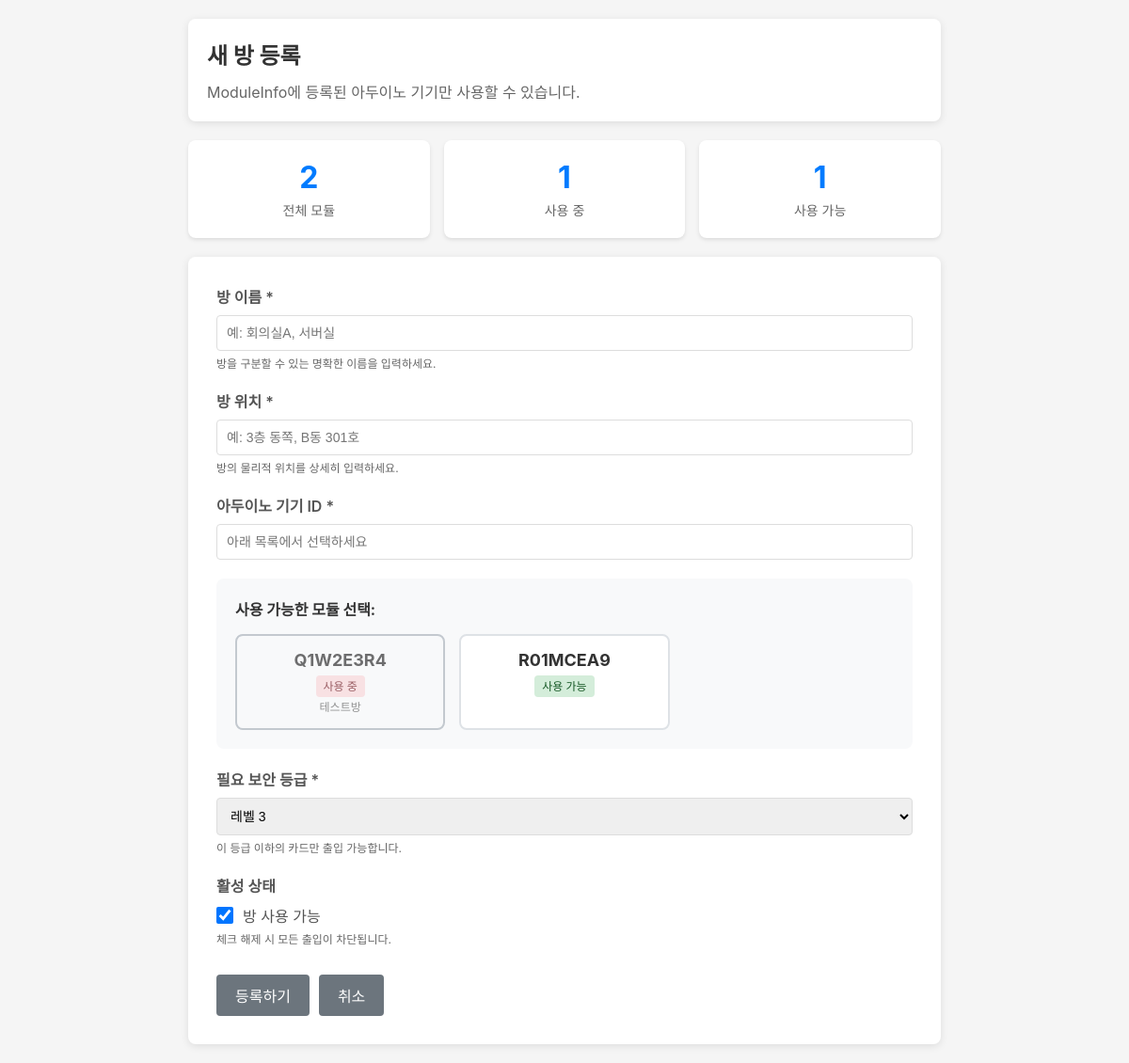
Page /RFID/room_add/ (signed in) on the committed database.
### RFID/models.py (models this page shows, shortened)
class Room(models.Model):
    name = models.CharField(
        max_length=100,
        verbose_name="방 이름",
        help_text="예: 회의실A, 서버실, 사무실"
    )
    location = models.CharField(
        max_length=150,
        verbose_name="방 위치",
        help_text="예: 3층 동쪽, GPS좌표, 상세 주소"
    )
    required_level = models.IntegerField(
        verbose_name="필요 보안 등급",
        validators=[MinValueValidator(0), MaxValueValidator(5)],
        help_text="0=최고 권한, 5=최저 권한"
    )
    device_id = models.CharField(
        max_length=20,
        unique=True,
        verbose_name="아두이노 기기 ID",
        help_text="각 아두이노 기기의 고유 식별자"
    )
    is_enabled = models.BooleanField(
        default=True,
        verbose_name="방 사용 가능 여부",
        help_text="False시 모든 출입 차단"
    )
    door_status = models.BooleanField(
        default=False,
        verbose_name="현재 문 상태",
        help_text="True=열림, False=닫힘"
    )
    last_door_change = models.DateTimeField(
        null=True,
        blank=True,
        verbose_name="마지막 문 상태 변경 시간"
    )
    created_at = models.DateTimeField(
        auto_now_add=True,
        verbose_name="등록일시"
    )
    class Meta:
        db_table = 'room_info'
        verbose_name = "방 정보"
        verbose_name_plural = "ROOM : 방 정보 목록"
        indexes = [
            models.Index(fields=['device_id']),
            models.Index(fields=['required_level']),
        ]

class ModuleInfo(models.Model):
    device_id = models.CharField(
        max_length = 10,
        verbose_name="모듈 고유 코드",
        help_text = "아두이노 내부 Preferences->ap_name"
    )
    class Meta:
        db_table = 'module_info'
        verbose_name = "아두이노 정보 저장"
        verbose_name_plural = "ModuleInfo : 아두이노 디바이스 정보"

### RFID/views_room.py (the view, shortened to what this page needs)
# urls.py: path('room_add/', views_room.room_add, name='room_add'),
@login_required
def room_add(request):
    if not request.user.is_superuser:
        messages.error(request, "접근 권한이 없습니다.")
        return redirect('room_list')
    all_modules = ModuleInfo.objects.all()
    used_device_ids = Room.objects.values_list('device_id', flat=True)
    modules_with_status = []
    for module in all_modules:
        room = Room.objects.filter(device_id=module.device_id).first()
        modules_with_status.append({
            'device_id': module.device_id,
            'is_used': module.device_id in used_device_ids,
            'room': room
        })
    available_count = len([m for m in modules_with_status if not m['is_used']])
    context = {
        'modules_with_status': modules_with_status,
        'total_modules': len(modules_with_status),
        'used_modules': len(modules_with_status) - available_count,
        'available_count': available_count,
    }
    return render(request, 'room_add.html', context)

### RFID/templates/room_add.html (shortened to what this page needs)
<!DOCTYPE html>
<html lang="ko">
<head>
</head>
<body>
    <div class="container">
        <div class="header">
            <h1>새 방 등록</h1>
            <p style="color: #666; margin-top: 5px;">ModuleInfo에 등록된 아두이노 기기만 사용할 수 있습니다.</p>
        </div>
        <div class="info-cards">
            <div class="info-card">
                <div class="info-card-value">{{ total_modules }}</div>
                <div class="info-card-label">전체 모듈</div>
            </div>
            <div class="info-card">
                <div class="info-card-value">{{ used_modules }}</div>
                <div class="info-card-label">사용 중</div>
            </div>
            <div class="info-card">
                <div class="info-card-value">{{ available_count }}</div>
                <div class="info-card-label">사용 가능</div>
            </div>
        </div>
        <form method="post" class="form-container" id="roomForm">
            <div class="form-group">
                <label for="name">방 이름 *</label>
                <input type="text" id="name" name="name" required placeholder="예: 회의실A, 서버실">
                <div class="help-text">방을 구분할 수 있는 명확한 이름을 입력하세요.</div>
            </div>
            <div class="form-group">
                <label for="location">방 위치 *</label>
                <input type="text" id="location" name="location" required placeholder="예: 3층 동쪽, B동 301호">
                <div class="help-text">방의 물리적 위치를 상세히 입력하세요.</div>
            </div>
            <div class="form-group">
                <label for="device_id">아두이노 기기 ID *</label>
                <input type="text" id="device_id" name="device_id" required readonly placeholder="아래 목록에서 선택하세요">
                <div class="module-selection">
                    <h4>사용 가능한 모듈 선택:</h4>
                    <div class="module-grid">
                        {% for module in modules_with_status %}
                        <div class="module-card {% if module.is_used %}used{% else %}available{% endif %}"
                             {% if not module.is_used %}onclick="selectModule('{{ module.device_id }}')"{% endif %}>
                            <div class="module-id">{{ module.device_id }}</div>
                            <div class="module-status">
                                {% if module.is_used %}
                                    <span class="status-text used">사용 중</span>
                                    <span class="room-info">{{ module.room.name }}</span>
                                {% else %}
                                    <span class="status-text available">사용 가능</span>
                                {% endif %}
                            </div>
                        </div>
                        {% empty %}
                        <div class="empty-modules">
                            등록된 모듈이 없습니다. 먼저 모듈을 등록해주세요.
                        </div>
                        {% endfor %}
                    </div>
                </div>
            </div>
            <div class="form-group">
                <label for="required_level">필요 보안 등급 *</label>
                <select id="required_level" name="required_level" required>
                    <option value="3" selected>레벨 3</option>
                </select>
                <div class="help-text">이 등급 이하의 카드만 출입 가능합니다.</div>
            </div>
            <div class="form-group">
                <label>활성 상태</label>
                <div class="checkbox-group">
                    <input type="checkbox" id="is_enabled" name="is_enabled" checked>
                    <label for="is_enabled" style="font-weight: normal; margin-bottom: 0;">방 사용 가능</label>
                </div>
                <div class="help-text">체크 해제 시 모든 출입이 차단됩니다.</div>
            </div>
            <div class="btn-group">
                <button type="submit" class="btn-primary" id="submitBtn" disabled>등록하기</button>
                <button type="button" class="btn-secondary" onclick="window.location.href='/RFID/room_list/'">취소</button>
            </div>
        </form>
    </div>
</body>
</html>

### RFID/templates/room_add.html (style rules this page uses)
* { margin: 0; padding: 0; box-sizing: border-box; }
body { font-family: -apple-system, BlinkMacSystemFont, 'Segoe UI', sans-serif; background: #f5f5f5; color: #333; padding: 20px; }
.container { max-width: 800px; margin: 0 auto; }
.header { background: white; padding: 20px; border-radius: 8px; box-shadow: 0 2px 8px rgba(0,0,0,0.1); margin-bottom: 20px; }
h1 { font-size: 24px; margin-bottom: 10px; }
.info-cards { display: grid; grid-template-columns: repeat(auto-fit, minmax(200px, 1fr)); gap: 15px; margin-bottom: 20px; }
.info-card { background: white; padding: 20px; border-radius: 8px; box-shadow: 0 2px 4px rgba(0,0,0,0.1); text-align: center; }
.info-card-value { font-size: 32px; font-weight: bold; color: #007bff; margin-bottom: 5px; }
.info-card-label { color: #666; font-size: 14px; }
.form-container { background: white; padding: 30px; border-radius: 8px; box-shadow: 0 2px 8px rgba(0,0,0,0.1); }
.form-group { margin-bottom: 20px; }
label { display: block; font-weight: 600; margin-bottom: 8px; color: #555; }
input[type="text"], select { width: 100%; padding: 10px; border: 1px solid #ddd; border-radius: 4px; font-size: 14px; }
.help-text { font-size: 12px; color: #666; margin-top: 4px; }
.checkbox-group { display: flex; align-items: center; gap: 10px; }
input[type="checkbox"] { width: 18px; height: 18px; cursor: pointer; }
.module-selection { margin-top: 20px; padding: 20px; background: #f8f9fa; border-radius: 8px; }
.module-selection h4 { margin-bottom: 15px; color: #333; font-size: 16px; }
.module-grid { display: grid; grid-template-columns: repeat(auto-fill, minmax(200px, 1fr)); gap: 15px; }
.module-card { padding: 15px; background: white; border: 2px solid #dee2e6; border-radius: 8px; text-align: center; transition: all 0.2s; cursor: pointer; }
.module-card.used { background: #f8f9fa; border-color: #adb5bd; cursor: not-allowed; opacity: 0.7; }
.module-id { font-size: 18px; font-weight: bold; margin-bottom: 8px; color: #333; }
.module-status { font-size: 14px; }
.status-text { padding: 4px 8px; border-radius: 4px; font-size: 12px; font-weight: 500; }
.status-text.available { background: #d4edda; color: #155724; }
.status-text.used { background: #f8d7da; color: #721c24; }
.room-info { display: block; margin-top: 5px; font-size: 12px; color: #666; }
.btn-group { display: flex; gap: 10px; margin-top: 30px; }
button { padding: 10px 20px; border: none; border-radius: 4px; font-size: 16px; cursor: pointer; transition: all 0.3s; }
.btn-primary { background: #007bff; color: white; }
.btn-primary:disabled { background: #6c757d; cursor: not-allowed; }
.btn-secondary { background: #6c757d; color: white; }

### rows in the picture
Room: device_id "Q1W2E3R4", room.name "테스트방"
ModuleInfo: device_id "R01MCEA9"

### other values in the picture
{{ total_modules }} "2"
{{ used_modules }} "1"
{{ available_count }} "1"
